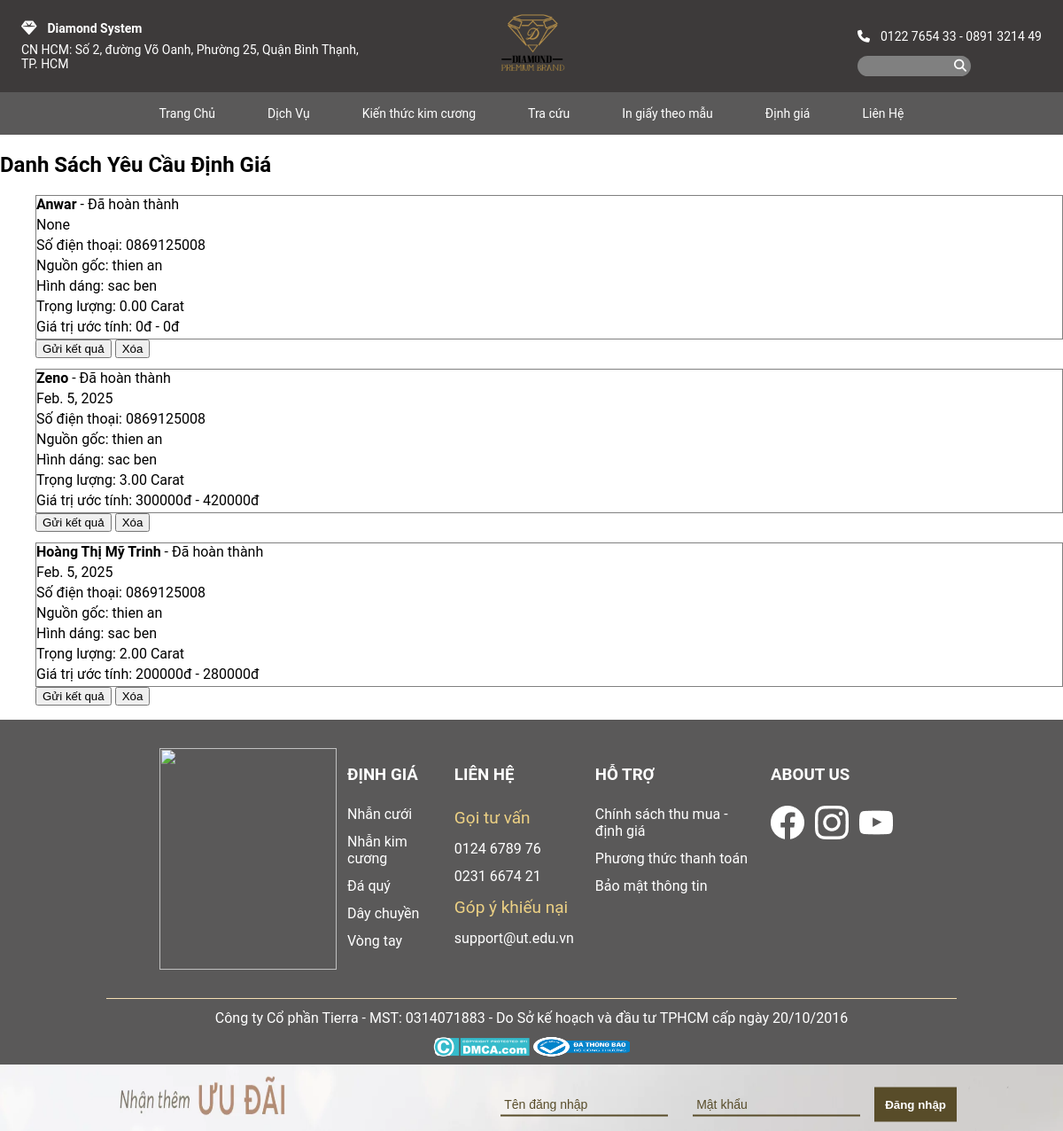
Screenshot of /Request_table/ (signed in) with the database file from the repository.
### system/models.py (models this page shows, shortened)
class ValuationRequest(models.Model):
    STATUS_CHOICES = [
        ('pending', 'Chờ xử lý'),
        ('in_progress', 'Đang định giá'),
        ('completed', 'Đã hoàn thành'),
    ]
    name = models.CharField(max_length=100)
    phone = models.CharField(max_length=15)
    origin = models.CharField(max_length=100)
    shape = models.CharField(max_length=100)
    measurements = models.CharField(max_length=100)
    carat_weight = models.DecimalField(max_digits=5, decimal_places=2)
    color = models.CharField(max_length=50)
    clarity = models.CharField(max_length=50)
    cut = models.CharField(max_length=50)
    proportions = models.CharField(max_length=100)
    polish = models.CharField(max_length=50)
    symmetry = models.CharField(max_length=50)
    fluorescence = models.CharField(max_length=50)
    grade = models.CharField(max_length=20)
    date = models.DateField(null=True, blank=True)
    price_range = models.CharField(max_length=100)
    status = models.CharField(max_length=20, choices=STATUS_CHOICES, default='pending')
    created_at = models.DateTimeField(auto_now_add=True)

### system/views.py (the view)
# urls.py: path('Request_table/', views.valuation_request_list, name='Request_table'),
@login_required
@user_passes_test(is_staff)
def valuation_request_list(request):
    requests = ValuationRequest.objects.all()
    return render(request, 'Request_table.html', {'requests': requests})

### system/views.py (called while the page is built)
def is_staff(user):
    return user.is_staff

### system/templates/Request_table.html (shortened to what this page needs)
{% extends "home.html" %} {% block body %}
<h2>Danh Sách Yêu Cầu Định Giá</h2>
<ul class="request-list">
  {% for request in requests %}
  <li>
    <div>
      <strong>{{ request.name }}</strong> - {{ request.get_status_display }}<br />
        <p>{{request.date}}</p>
      <p>Số điện thoại: {{ request.phone }}</p>
      <p>Nguồn gốc: {{ request.origin }}<br /></p>
      <p>Hình dáng: {{ request.shape }}<br /></p>
      <p>Trọng lượng: {{ request.carat_weight }} Carat<br /></p>
      <p>Giá trị ước tính: {{ request.price_range }}<br /></p>
    </div>
    <form
      action="{% url 'send_request' request.id %}"
      method="post"
      style="display: inline"
    >
      <button
        type="submit"
      >
        Gửi kết quả
      </button>
    </form>
    <form
      action="{% url 'delete_request' request.id %}"
      method="post"
      style="display: inline"
    >
      <button
        type="submit"
        onclick="return confirm('Bạn có chắc chắn muốn xóa yêu cầu này không?')"
      >
        Xóa
      </button>
    </form>
  </li>
  {% endfor %}
</ul>
{% endblock %}

### system/static/system/home.css (style rules this page uses)
body { font-family: "Roboto", sans-serif; margin: 0; }

### system/static/system/text.css (style rules this page uses)
.request-list { list-style: none; }
.request-list li div { border: 1px solid gray; margin-top:12px 0; }
.request-list li { margin:12px 0; }
.request-list p { margin: 4px 0; }

### rows the page displays
ValuationRequest: name "Anwar", status "Đã hoàn thành", date "None", phone "0869125008", origin "thien an", shape "sac ben", carat_weight "0.00", price_range "0đ - 0đ"
ValuationRequest: name "Zeno", status "Đã hoàn thành", date "Feb. 5, 2025", phone "0869125008", origin "thien an", shape "sac ben", carat_weight "3.00", price_range "300000đ - 420000đ"
ValuationRequest: name "Hoàng Thị Mỹ Trinh", status "Đã hoàn thành", date "Feb. 5, 2025", phone "0869125008", origin "thien an", shape "sac ben", carat_weight "2.00", price_range "200000đ - 280000đ"
